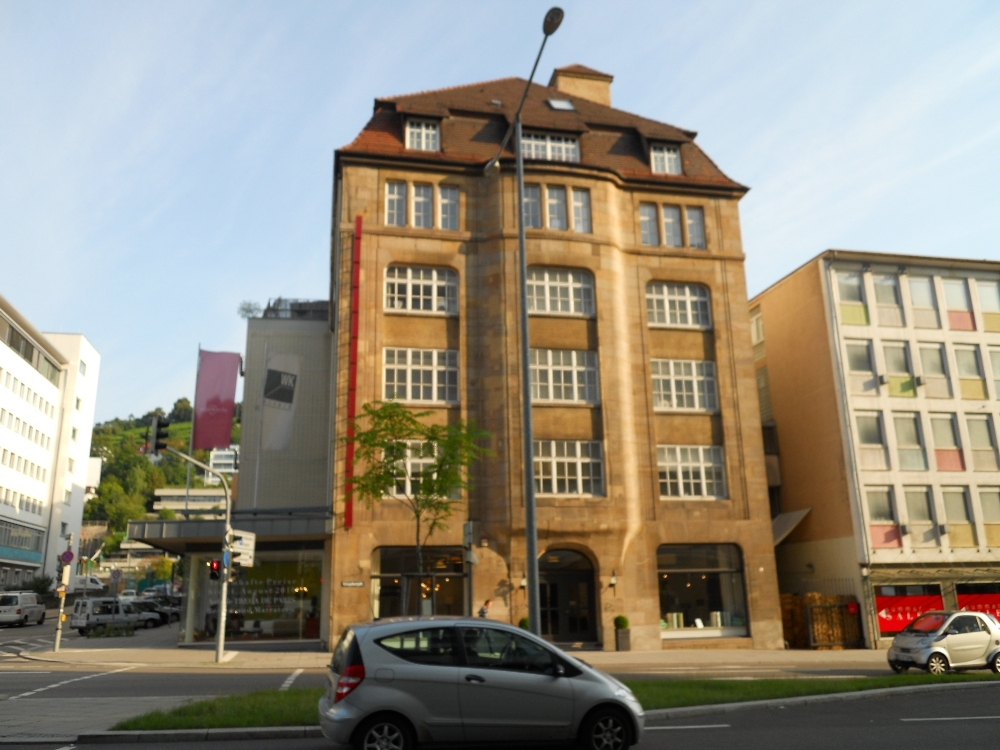
%> input picture ImageBasedDataCollection_ImagesExamples/Buildings/Gebaeude_0004_half.jpg, 1000 x 750 px
$ octave Exercise.m   (GNU Octave 9; MATLAB toolbox functions it lacks are replaced by stand-ins)
%> lines starting %> are read from the running program, lines starting %| are printed output that depends on the picture
%&%% DIGITAL IMAGING PROCESSING
% Karam Mawas	    2946939

clear all
close all
clc


image1 = imread('C:\Users\KemOo_000\Documents\MATLAB\Third Semester\Image Based\Buildings\Gebaeude_0004_half.jpg');
%> image1 is the input picture: size 750x1000x3 uint8; mean R, G, B 146.8, 140.5, 126.5
image2 = imread('C:\Users\KemOo_000\Documents\MATLAB\Third Semester\Image Based\Buildings\Gebaeude_0005_half.jpg');
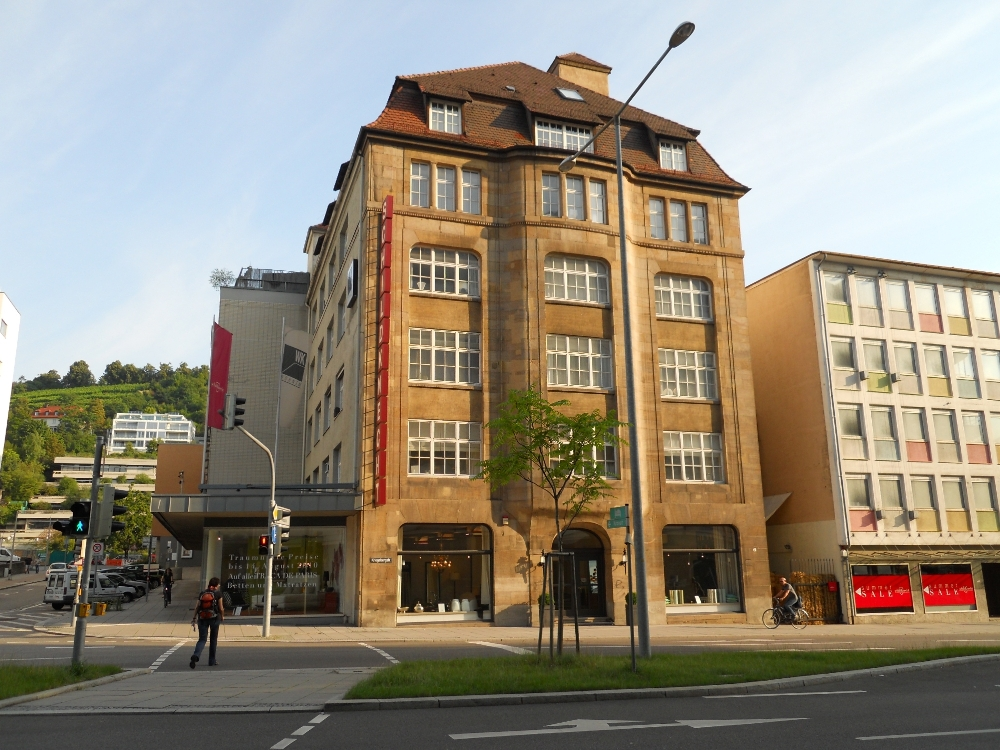
%> input picture ImageBasedDataCollection_ImagesExamples/Buildings/Gebaeude_0005_half.jpg, 1000 x 750 px
%> image2 is the input picture: size 750x1000x3 uint8; mean R, G, B 147.9, 139.5, 124.3

image1 = imresize(image1, 0.25);
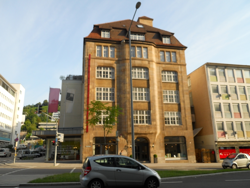
%> image1: size 188x250x3 uint8; mean R, G, B 146.8, 140.5, 126.5
image2 = imresize(image2, 0.25);
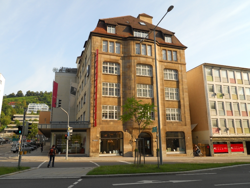
%> image2: size 188x250x3 uint8; mean R, G, B 147.9, 139.4, 124.3

imshow(image1)

title('digitize new points image1')
%> (the run ends here)
